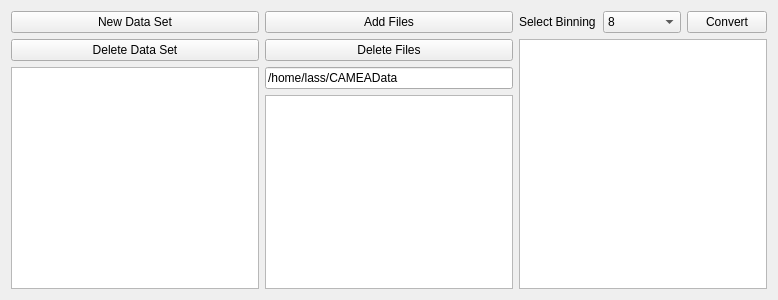
<?xml version="1.0" encoding="UTF-8"?>
<ui version="4.0">
 <class>Form</class>
 <widget class="QWidget" name="Form">
  <property name="geometry">
   <rect>
    <x>0</x>
    <y>0</y>
    <width>778</width>
    <height>300</height>
   </rect>
  </property>
  <property name="windowTitle">
   <string>Form</string>
  </property>
  <layout class="QHBoxLayout" name="horizontalLayout_2">
   <item>
    <layout class="QVBoxLayout" name="verticalLayout">
     <item>
      <widget class="QPushButton" name="DataSet_NewDataSet_button">
       <property name="text">
        <string>New Data Set</string>
       </property>
      </widget>
     </item>
     <item>
      <widget class="QPushButton" name="DataSet_DeleteDataSet_button">
       <property name="text">
        <string>Delete Data Set</string>
       </property>
      </widget>
     </item>
     <item>
      <widget class="QListView" name="DataSet_DataSets_listView">
       <property name="alternatingRowColors">
        <bool>true</bool>
       </property>
      </widget>
     </item>
    </layout>
   </item>
   <item>
    <layout class="QVBoxLayout" name="verticalLayout_2">
     <item>
      <widget class="QPushButton" name="DataSet_AddFiles_button">
       <property name="text">
        <string>Add Files</string>
       </property>
      </widget>
     </item>
     <item>
      <widget class="QPushButton" name="DataSet_DeleteFiles_button">
       <property name="text">
        <string>Delete Files</string>
       </property>
      </widget>
     </item>
     <item>
      <widget class="QLineEdit" name="DataSet_path_lineEdit">
       <property name="text">
        <string>/home/lass/CAMEAData</string>
       </property>
      </widget>
     </item>
     <item>
      <widget class="QListView" name="DataSet_filenames_listView">
       <property name="alternatingRowColors">
        <bool>true</bool>
       </property>
       <property name="selectionMode">
        <enum>QAbstractItemView::ExtendedSelection</enum>
       </property>
      </widget>
     </item>
    </layout>
   </item>
   <item>
    <layout class="QVBoxLayout" name="verticalLayout_3">
     <item>
      <layout class="QHBoxLayout" name="horizontalLayout">
       <item>
        <widget class="QLabel" name="label_2">
         <property name="text">
          <string>Select Binning</string>
         </property>
        </widget>
       </item>
       <item>
        <widget class="QComboBox" name="DataSet_binning_comboBox">
         <property name="currentIndex">
          <number>2</number>
         </property>
         <item>
          <property name="text">
           <string>1</string>
          </property>
         </item>
         <item>
          <property name="text">
           <string>3</string>
          </property>
         </item>
         <item>
          <property name="text">
           <string>8</string>
          </property>
         </item>
        </widget>
       </item>
       <item>
        <widget class="QPushButton" name="DataSet_convertData_button">
         <property name="text">
          <string>Convert</string>
         </property>
        </widget>
       </item>
      </layout>
     </item>
     <item>
      <widget class="QListView" name="DataSet_fileAttributs_listView">
       <property name="sizePolicy">
        <sizepolicy hsizetype="Preferred" vsizetype="Expanding">
         <horstretch>0</horstretch>
         <verstretch>0</verstretch>
        </sizepolicy>
       </property>
       <property name="sizeAdjustPolicy">
        <enum>QAbstractScrollArea::AdjustIgnored</enum>
       </property>
       <property name="editTriggers">
        <set>QAbstractItemView::NoEditTriggers</set>
       </property>
       <property name="dragEnabled">
        <bool>false</bool>
       </property>
       <property name="dragDropMode">
        <enum>QAbstractItemView::DropOnly</enum>
       </property>
       <property name="defaultDropAction">
        <enum>Qt::IgnoreAction</enum>
       </property>
       <property name="alternatingRowColors">
        <bool>true</bool>
       </property>
       <property name="selectionMode">
        <enum>QAbstractItemView::NoSelection</enum>
       </property>
       <property name="selectionBehavior">
        <enum>QAbstractItemView::SelectItems</enum>
       </property>
       <property name="movement">
        <enum>QListView::Static</enum>
       </property>
      </widget>
     </item>
    </layout>
   </item>
  </layout>
 </widget>
 <resources/>
 <connections/>
</ui>
